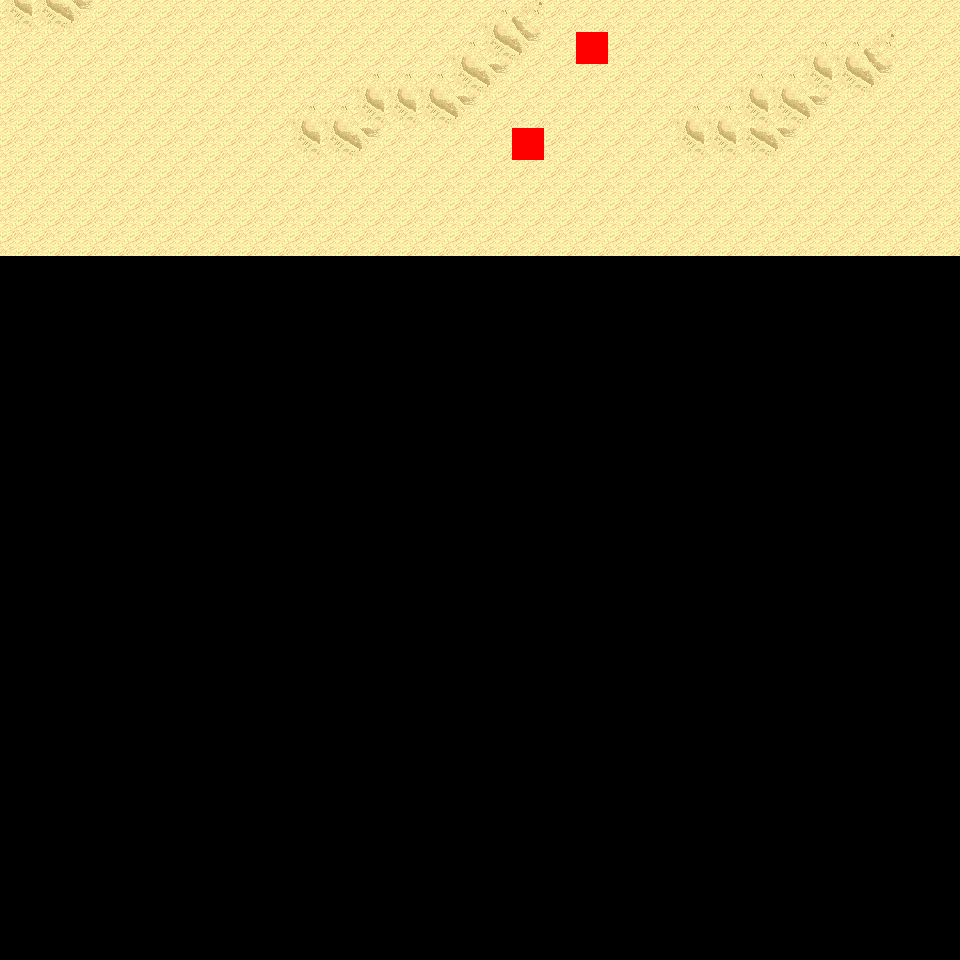

A 2D game scene composited from a Tiled map and its tileset images. What follows is a short description and the map's XML, with each tile layer's data collapsed to a summary:
An orthogonal 30x30 tile map with 32x32 px tiles, 6 tile layers (Ground, Object, Object2, Above, ...), 14 tilesets and 3 objects (3x mapExit).

<map version="1.0" orientation="orthogonal" renderorder="right-down" width="30" height="30" tilewidth="32" tileheight="32" nextobjectid="4">
  <tileset firstgid="1" name="tileset_logic_collision" tilewidth="32" tileheight="32" tilecount="1" columns="1">
    <image source="../drawable/tileset_logic_collision.png" width="32" height="32" />
  </tileset>
  <tileset firstgid="2" name="tileset_ground_ground" tilewidth="32" tileheight="32" tilecount="33" columns="3">
    <image source="../drawable/tileset_ground_ground.png" width="96" height="352" />
  </tileset>
  <tileset firstgid="35" name="tileset_terrain_desert" tilewidth="32" tileheight="32" tilecount="88" columns="8">
    <image source="../drawable/tileset_terrain_desert.png" width="256" height="352" />
  </tileset>
  <tileset firstgid="123" name="tileset_building_stone_ruins" tilewidth="32" tileheight="32" tilecount="72" columns="6">
    <image source="../drawable/tileset_building_stone_ruins.png" width="192" height="384" />
  </tileset>
  <tileset firstgid="195" name="tileset_ground_sand_edges" tilewidth="32" tileheight="32" tilecount="15" columns="5">
    <image source="../drawable/tileset_ground_sand_edges.png" width="160" height="96" />
  </tileset>
  <tileset firstgid="210" name="tileset_ground_slate_tiles" tilewidth="32" tileheight="32" tilecount="15" columns="5">
    <image source="../drawable/tileset_ground_slate_tiles.png" width="160" height="96" />
  </tileset>
  <tileset firstgid="225" name="tileset_ground_sand_2" tilewidth="32" tileheight="32" tilecount="15" columns="5">
    <image source="../drawable/tileset_ground_sand_2.png" width="160" height="96" />
  </tileset>
  <tileset firstgid="240" name="tileset_plant_cactus_2" tilewidth="32" tileheight="32" tilecount="10" columns="5">
    <image source="../drawable/tileset_plant_cactus_2.png" width="160" height="64" />
  </tileset>
  <tileset firstgid="250" name="tileset_plant_round_cactuses" tilewidth="32" tileheight="32" tilecount="20" columns="10">
    <image source="../drawable/tileset_plant_round_cactuses.png" width="320" height="64" />
  </tileset>
  <tileset firstgid="270" name="tileset_plant_tree_banana_tree" tilewidth="32" tileheight="32" tilecount="40" columns="4">
    <image source="../drawable/tileset_plant_tree_banana_tree.png" width="128" height="320" />
  </tileset>
  <tileset firstgid="310" name="tileset_plant_tree_palm_tree" tilewidth="32" tileheight="32" tilecount="6" columns="2">
    <image source="../drawable/tileset_plant_tree_palm_tree.png" width="64" height="96" />
  </tileset>
  <tileset firstgid="316" name="tileset_plant_tree_palm_trees" tilewidth="32" tileheight="32" tilecount="40" columns="4">
    <image source="../drawable/tileset_plant_tree_palm_trees.png" width="128" height="320" />
  </tileset>
  <tileset firstgid="356" name="tileset_building_stone_tower" tilewidth="32" tileheight="32" tilecount="14" columns="2">
    <image source="../drawable/tileset_building_stone_tower.png" width="64" height="224" />
  </tileset>
  <tileset firstgid="370" name="tileset_plant_bush_large_green" tilewidth="32" tileheight="32" tilecount="9" columns="3">
    <image source="../drawable/tileset_plant_bush_large_green.png" width="96" height="96" />
  </tileset>
  <layer name="Ground" width="30" height="30">
    <data>[900 cells, 240 non-empty, 5 distinct tile ids]</data>
  </layer>
  <layer name="Object" width="30" height="30">
    <data>[900 cells, 2 non-empty, 2 distinct tile ids]</data>
  </layer>
  <layer name="Object2" width="30" height="30">
    <data>[900 cells, 0 non-empty, 0 distinct tile ids]</data>
  </layer>
  <layer name="Above" width="30" height="30">
    <data>[900 cells, 0 non-empty, 0 distinct tile ids]</data>
  </layer>
  <layer name="Above2" width="30" height="30">
    <data>[900 cells, 0 non-empty, 0 distinct tile ids]</data>
  </layer>
  <layer name="Walkable" width="30" height="30">
    <data>[900 cells, 2 non-empty, 1 distinct tile ids]</data>
  </layer>
  <objectgroup name="MapEvents">
    <object id="1" name="north" type="mapExit" x="0" y="0" width="960" height="32">
      <properties>
        <property name="map" value="level_0_x37_y113" />
        <property name="x" value="0" />
        <property name="y" value="28" />
      </properties>
    </object>
    <object id="2" name="west" type="mapExit" x="0" y="0" width="32" height="960">
      <properties>
        <property name="map" value="level_0_x36_y114" />
        <property name="x" value="28" />
        <property name="y" value="0" />
      </properties>
    </object>
    <object id="3" name="east" type="mapExit" x="928" y="0" width="32" height="960">
      <properties>
        <property name="map" value="level_0_x38_y114" />
        <property name="x" value="1" />
        <property name="y" value="0" />
      </properties>
    </object>
  </objectgroup>
</map>
